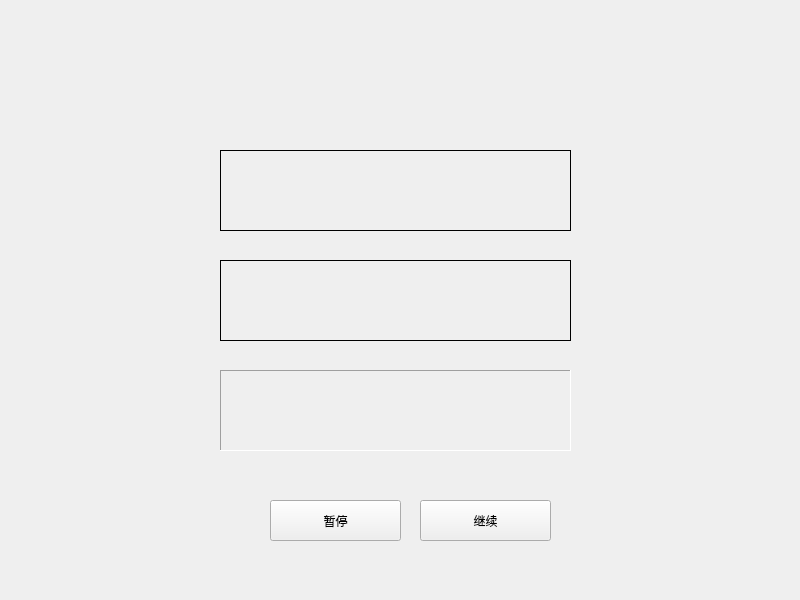
<?xml version="1.0" encoding="UTF-8"?>
<ui version="4.0">
 <class>Widget</class>
 <widget class="QWidget" name="Widget">
  <property name="geometry">
   <rect>
    <x>0</x>
    <y>0</y>
    <width>800</width>
    <height>600</height>
   </rect>
  </property>
  <property name="windowTitle">
   <string>Widget</string>
  </property>
  <widget class="QLabel" name="label">
   <property name="geometry">
    <rect>
     <x>220</x>
     <y>150</y>
     <width>351</width>
     <height>81</height>
    </rect>
   </property>
   <property name="frameShape">
    <enum>QFrame::Panel</enum>
   </property>
   <property name="text">
    <string/>
   </property>
  </widget>
  <widget class="QLabel" name="label_2">
   <property name="geometry">
    <rect>
     <x>220</x>
     <y>260</y>
     <width>351</width>
     <height>81</height>
    </rect>
   </property>
   <property name="frameShape">
    <enum>QFrame::Panel</enum>
   </property>
   <property name="text">
    <string/>
   </property>
  </widget>
  <widget class="QLabel" name="label_3">
   <property name="geometry">
    <rect>
     <x>220</x>
     <y>370</y>
     <width>351</width>
     <height>81</height>
    </rect>
   </property>
   <property name="frameShape">
    <enum>QFrame::Panel</enum>
   </property>
   <property name="frameShadow">
    <enum>QFrame::Sunken</enum>
   </property>
   <property name="text">
    <string/>
   </property>
  </widget>
  <widget class="QPushButton" name="pushButton">
   <property name="geometry">
    <rect>
     <x>270</x>
     <y>500</y>
     <width>131</width>
     <height>41</height>
    </rect>
   </property>
   <property name="text">
    <string>暂停</string>
   </property>
  </widget>
  <widget class="QPushButton" name="pushButton_2">
   <property name="geometry">
    <rect>
     <x>420</x>
     <y>500</y>
     <width>131</width>
     <height>41</height>
    </rect>
   </property>
   <property name="text">
    <string>继续</string>
   </property>
  </widget>
 </widget>
 <resources/>
 <connections/>
</ui>
